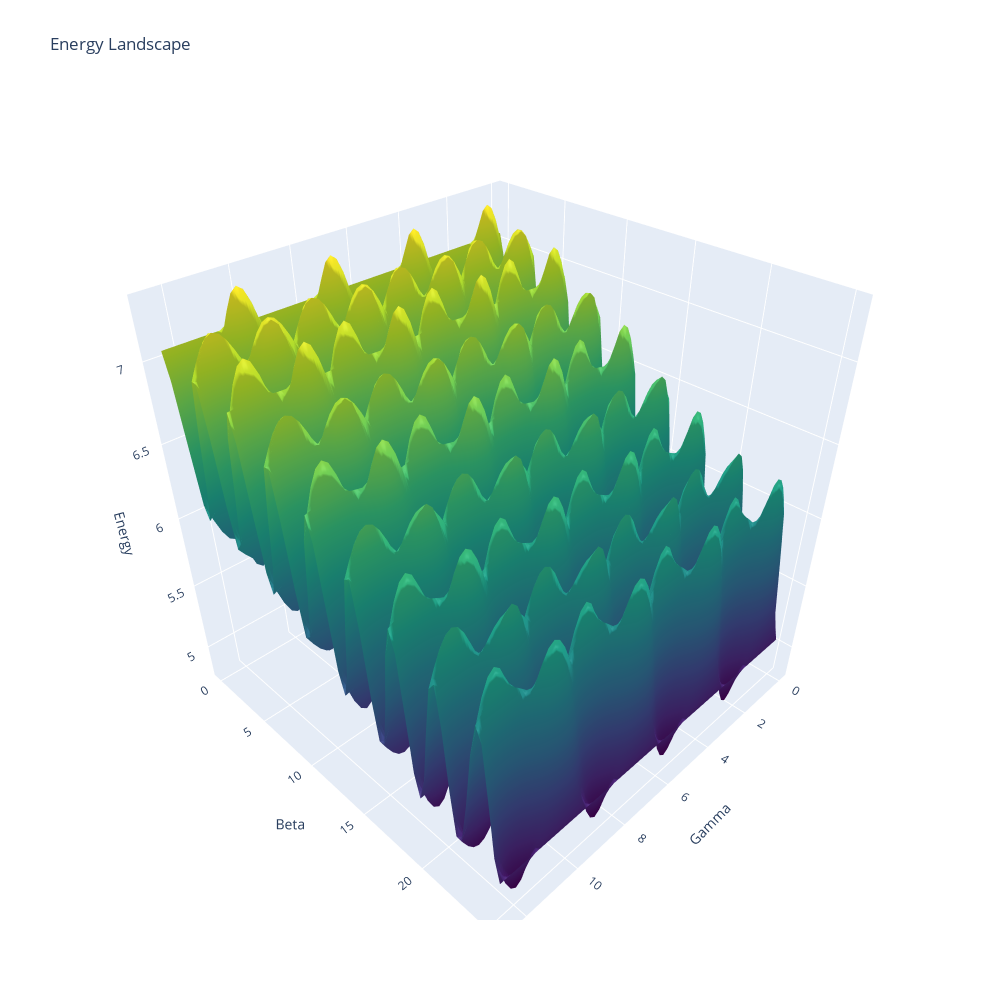

Source (notebook cell):
### Code cell
xrr = (0, 1) #beta
yrr = (0, 1) #gamma
size = renders[list(renders)[0]][0].shape
xrr = (int(np.ceil(xrr[0] * size[0])),int(np.ceil(xrr[1] * size[0])))
yrr = (int(np.ceil(yrr[0] * size[1])), int(np.ceil(yrr[1] * size[1])))
print(xrr,yrr)

in_range = lambda coords: coords[xrr[0]:xrr[1],yrr[0]:yrr[1]]

fig = go.Figure(data=[go.Surface(x=in_range(renders[r][0]), y=in_range(renders[r][1]), z=in_range(renders[r][2]) + 3*r, opacity=1, showscale=False, colorscale='Viridis') for r in renders.keys()])

fig.update_layout(title='Energy Landscape',
                   autosize=False,
                  width=1000, height=1000,
                 scene = dict(
                    xaxis_title='Gamma',
                    yaxis_title='Beta',
                    zaxis_title='Energy'))
fig.show()

### Figure 1 — Plotly figure (JSON) as saved in the notebook; plotly's stock layout.template omitted (floating-point values rounded to 4 significant figures; data arrays with more than 128 entries replaced by an {"elided": "..."} marker saying what was removed)
{"data": [{"colorscale": [[0, "#440154"], [0.1111, "#482878"], [0.2222, "#3e4989"], [0.3333, "#31688e"], [0.4444, "#26828e"], [0.5556, "#1f9e89"], [0.6667, "#35b779"], [0.7778, "#6ece58"], [0.8889, "#b5de2b"], [1, "#fde725"]], "opacity": 1, "showscale": false, "type": "surface", "x": {"elided": "65x65 float values"}, "y": {"elided": "65x65 float values"}, "z": {"elided": "65x65 float values"}}], "layout": {"autosize": false, "height": 1000, "scene": {"xaxis": {"title": {"text": "Gamma"}}, "yaxis": {"title": {"text": "Beta"}}, "zaxis": {"title": {"text": "Energy"}}}, "title": {"text": "Energy Landscape"}, "width": 1000}}
